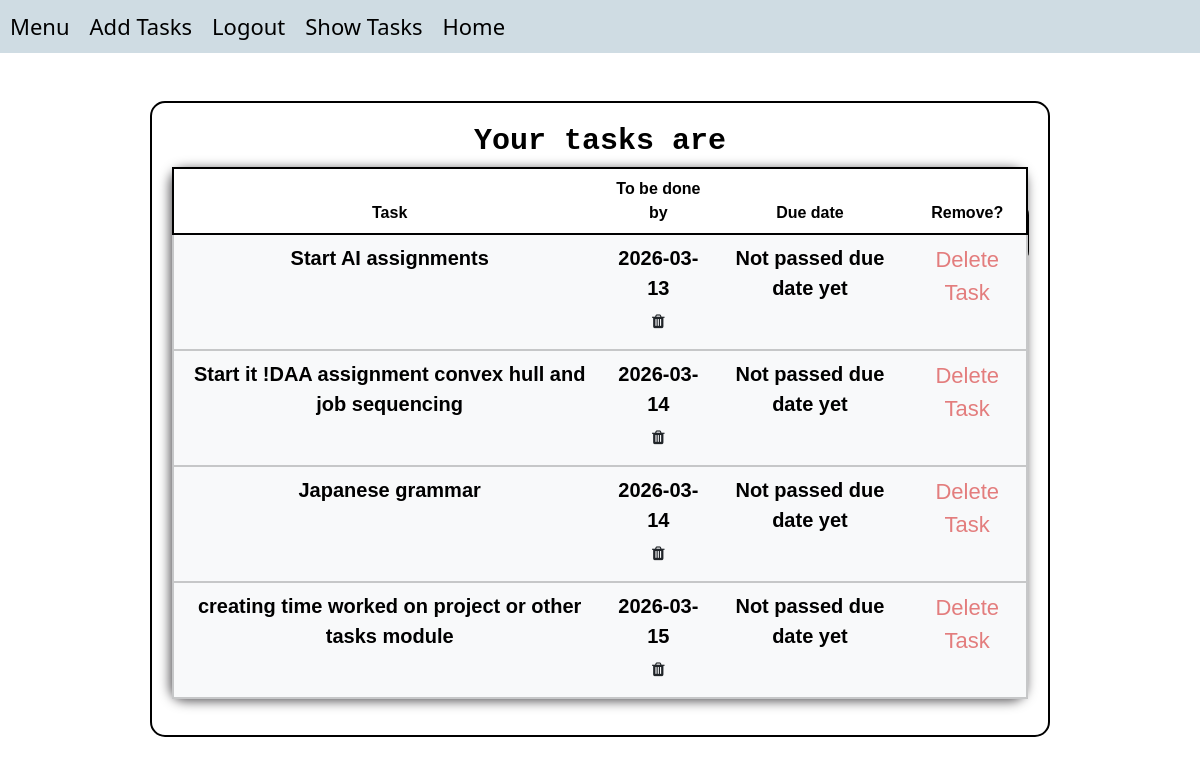
The page /show on the database as committed earlier.
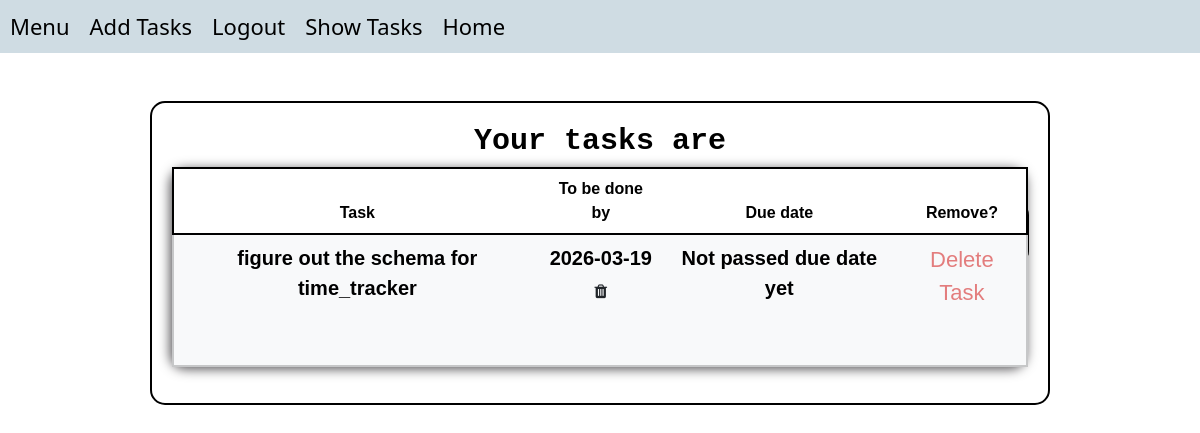
The same page on the database as committed later.
### todo/models.py (models this page shows)
class task(db.Model):
    id = db.Column("id", db.Integer, primary_key = True)
    task = db.Column("task", db.String(1200), nullable = False)
    date = db.Column("date", db.Date, nullable = False)
    expired = db.Column("expired",db.Boolean, nullable = False)

### todo/routes.py (the view)
@todo.route("/show", methods = ["GET"])
def show():
    t = task.query.all()
    tasks = task.query.all()
    for tuple in tasks:
        if tuple.date < date.today():
            tuple.expired = True
            db.session.commit()
        else:
            tuple.expired = False
            db.session.commit()
    return render_template("todo/show.html", t = t)

### todo/templates/todo/show.html (shortened to what this page needs)
{% extends "base.html" %}
{% block content %}
<br><br>
<div class="show">
    <h3>Your tasks are</h3>
    <table class="table table-hover">
        <thead>
            <th>
                Task
            </th>
            <th>
                To be done by
            </th>
            <th>
                Due date
            </th>
            <th>
                Remove?
            </th>
        </thead>
        {% for data in t %}
        {% if data.expired == True: %}
        <tbody class="table-danger">
            <td>{{data.task}}</td>
            <td>{{data.date}}
                <form action="{{url_for('todo.changeDate', id = data.id)}}" method="post">
                    <input class="form-control" type="date" id="ipdate{{data.id}}" name="ndate" style="display: none;">
                    <button type="button" class="btn" onclick="editDate('{{data.id}}')"><i class="fa fa-trash"></i></button>
                    <button class="btn btn-primary" type="submit" style="display: none;" id="save{{data.id}}">Save</button>
                </form>
            </td>
            <td>Passed due date</td>
            <td>
                <a style="color: rgb(227, 125, 125);" href="{{url_for('todo.delete', id=data.id)}}"
                >Delete Task</a>
            </td>
        </tbody>
        {% else %}
        <tbody class="table-light">
            <td>{{data.task}}</td>
            <td>{{data.date}}
                <form action="{{url_for('todo.changeDate', id = data.id)}}" method="post">
                    <button type="button" class="btn" onclick="editDate('{{data.id}}')"><i class="fa fa-trash"></i></button>
                </form>
            </td>
            <td>Not passed due date yet</td>
            <td>
                <a style="color: rgb(227, 125, 125);" href="{{url_for('todo.delete', id=data.id)}}"
                >Delete Task</a>
            </td>
        </tbody>
        {% endif %}
        {% endfor %}
    </table>
</div>
{% endblock %}

### templates/base.html (shortened to what this page needs)
<!DOCTYPE html>
<html lang="en">
<head>
    <link href="https://cdn.jsdelivr.net/npm/bootstrap@5.3.8/dist/css/bootstrap.min.css" rel="stylesheet"
>
    <link rel="stylesheet" href="../static/style.css">
    <link rel="stylesheet" href="https://cdnjs.cloudflare.com/ajax/libs/font-awesome/4.7.0/css/font-awesome.min.css">
</head>
<body class="bs-body-color">
    <div class="header">
        <a href="">Menu</a>
        <a href="{{url_for('todo.add')}}">Add Tasks</a>
        <a href="">Logout</a>
        <a href="{{url_for('todo.show')}}">Show Tasks</a>
        <a href="{{url_for('todo.welcome')}}">Home</a>
    </div>
    {% block content %}{% endblock %}
</body>
</html>

### static/style.css (style rules this page uses)
* { text-align: center; align-items: center; }
.header { text-align: left; margin: auto; align-items: safe; display: flex; flex-direction: row; color: white; background-color: rgb(207, 220, 227); }
.header * { margin: 10px; }
table { border: 2px solid black; padding: 25px; margin: auto; text-align: center; width: 90%; height: 200px; border-radius: 15px; box-shadow: -2px 2px 12px rgb(83, 81, 84); border-color: rgb(0, 0, 0); }
thead { border: 2px solid black; border-radius: 15px; box-shadow: 2px 2pc black; border-color: rgb(0, 0, 0); color: rgb(0, 0, 0); font-weight: 800; }
tbody { border: 2px solid rgb(0, 0, 0); background-color: rgb(227, 222, 241); font-size: 20px; border-radius: 15px; border-color: rgb(0, 0, 0); }
h3 { font-family: 'Courier New', Courier, monospace; font-weight: 600; }
.show { border-radius: 15px; width: 75%; height: auto; text-align: center; margin: auto; padding: 20px; font-family: 'Lucida Sans', 'Lucida Sans Regular', 'Lucida Grande', 'Lucida Sans Unicode', Geneva, Verdana, sans-serif; border: 2px solid black; font-weight: 800; }
.show h3 { color: rgb(0, 0, 0); font-size: 30px; }
a { text-decoration: none; color: rgb(0, 0, 0); font-size: 22px; font-weight: 500; }
form { color: white; }

Rows that differ between the two databases and show on the page:
removed task: task "Start AI assignments", date "2026-03-13"
removed task: task "Start it !DAA assignment convex hull and job sequencing", date "2026-03-14"
removed task: task "Japanese grammar", date "2026-03-14"
removed task: task "creating time worked on project or other tasks module", date "2026-03-15"
added task: task "figure out the schema for time_tracker", date "2026-03-19"
